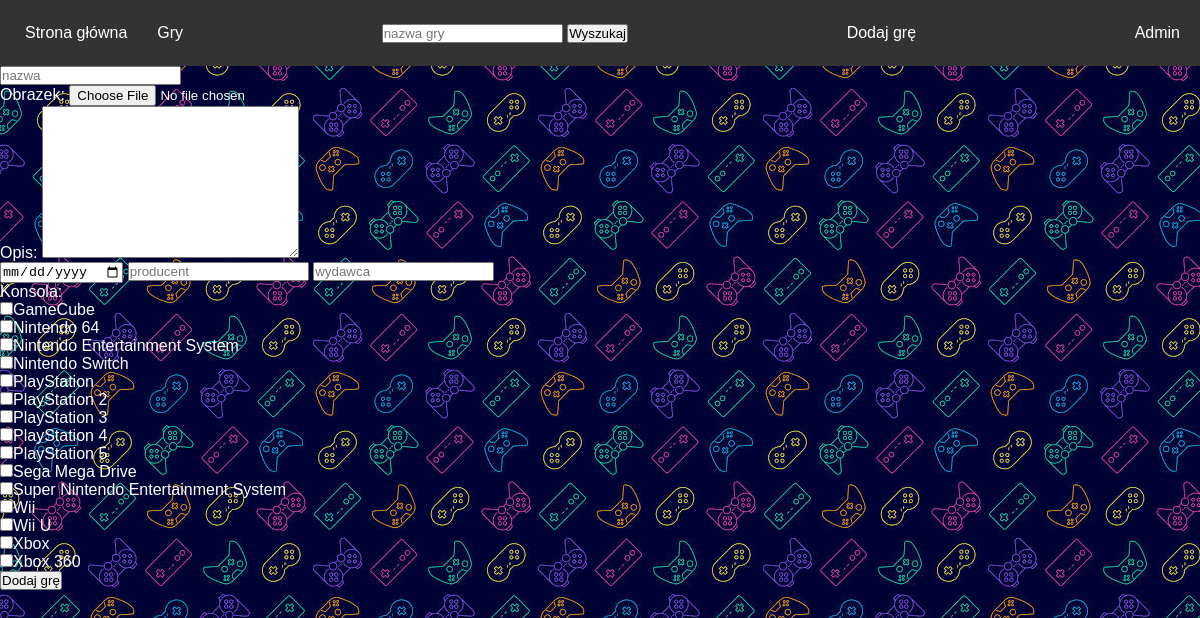
/insertForm.php (signed in), run on the app's committed database.
### tables this page shows
CREATE TABLE `konsole` (
  `id` int(11) UNSIGNED NOT NULL,
  `nazwa` varchar(50) NOT NULL
);

### insertForm.php (the view, shortened to what this page needs)
<!DOCTYPE html>
<html lang="en">
<head>
    <link rel="stylesheet" href="index.css">
</head>
<body>
<?php require ("menu.php"); ?>
    <form id="form" action="insert.php" method="post" enctype="multipart/form-data">
    <input type="text" name="nazwa" placeholder="nazwa" required>
    <p>Obrazek: <input type="file" name="obrazek" required></p>
    <p>Opis: <textarea name="opis" cols="30" rows="10" required></textarea></p>
    <input type="date" name="premiera" placeholder="premiera" required>
    <input type="text" name="producent" placeholder="producent" required>
    <input type="text" name="wydawca" placeholder="wydawca" required>
    <p>
    Konsola: </br>
<?php
    $conn = new mysqli("localhost", "root", "", "retro");
    $sql = "SELECT id, nazwa FROM konsole ORDER BY nazwa";
    $result = $conn->query($sql);
    while($row = $result->fetch_object()) {
    echo "<input type='checkbox' id='check' name='konsole[]' value='{$row->id}'>";
    echo "<label for='check'>{$row->nazwa}</label><br>";
    }
?>
    </p>
    <input type="submit" value="Dodaj grę">
    </form>
</body>
</html>

### index.css (style rules this page uses)
body { background-image: url("obrazki/bg1.jpg"); }
p { color: rgb(255, 255, 255); }

### menu.css (style rules this page uses)
* { margin: 0; padding: 0; box-sizing: border-box; }
body { font-family: Arial, sans-serif; display: flex; flex-direction: column; min-height: 100vh; }

### data on the page
konsole: nazwa "GameCube"
konsole: nazwa "Nintendo 64"
konsole: nazwa "Nintendo Entertainment System"
konsole: nazwa "Nintendo Switch"
konsole: nazwa "PlayStation"
konsole: nazwa "PlayStation 2"
konsole: nazwa "PlayStation 3"
konsole: nazwa "PlayStation 4"
konsole: nazwa "PlayStation 5"
konsole: nazwa "Sega Mega Drive"
konsole: nazwa "Super Nintendo Entertainment System"
konsole: nazwa "Wii"
konsole: nazwa "Wii U"
konsole: nazwa "Xbox"
konsole: nazwa "Xbox 360"

### other printed values
$_SESSION["login"] "Admin"
